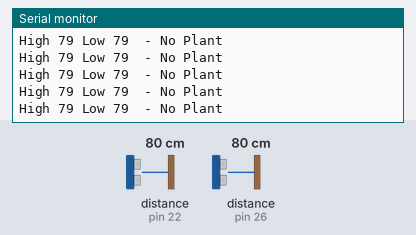
A sketch run on a simulated Arduino Mega 2560, built with avr-gcc and run on an emulated ATmega2560. On the bench: the last lines printed to the serial monitor. Wiring (inferred from the names in the program): 2 × ultrasonic range finder: trigger pin 24, echo pin 22 / trigger pin 28, echo pin 26. The inputs (shaded band) are chosen by the test bench; at power-on: distance to the obstacle (sensors on pin 26, pin 22) 80 cm. The echo pulse lasts 58.3 µs per cm.

Above: at 1.2 s.
1.3 s: distance to the obstacle (sensor on pin 26) set to 56 cm
At 1.65 s:
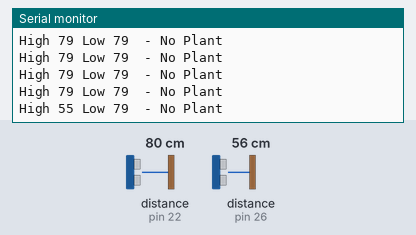
2.8 s: distance to the obstacle (sensor on pin 26) set to 45 cm
At 3.11 s:
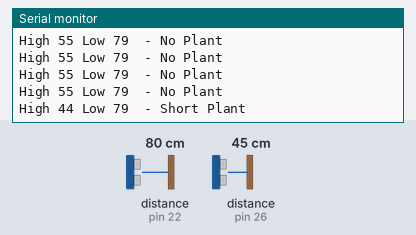
4.8 s: distance to the obstacle (sensor on pin 22) set to 54 cm
At 4.99 s:
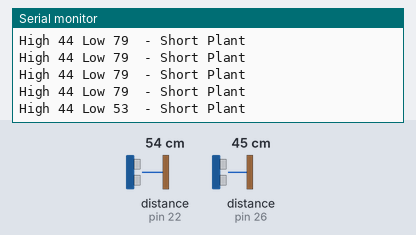
6.3 s: distance to the obstacle (sensor on pin 22) set to 46 cm
At 6.65 s:
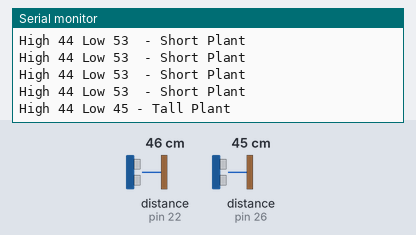

Measured:
- the behaviour switches between 51 and 50 cm on distance to the obstacle (sensor on pin 26) (found by bisection; images 1 and 2)
- the behaviour switches between 51 and 50 cm on distance to the obstacle (sensor on pin 22) (found by bisection; images 3 and 4)
- after the input at 1.3 s, the serial monitor: prints a new line after 0.19 s (image 1)
- after the input at 2.8 s, the serial monitor: prints a new line after 0.15 s (image 2)
- after the input at 4.8 s, the serial monitor: prints a new line at once (image 3)
- after the input at 6.3 s, the serial monitor: prints a new line after 0.19 s (image 4)

The sketch:

Ultrasonic_sensors_loop.ino
```cpp
//Plant height measurement loop
int trigPin1 = 28;
int echoPin1 = 26;
int trigPin2 = 24;
int echoPin2 = 22;
float v = 331.5+0.6*20; // m/s

boolean TallPlant = false;
boolean ShortPlant = false;

void setup()
{
  Serial.begin(115200);
  pinMode(trigPin1, OUTPUT);
  pinMode(echoPin1, INPUT);

  pinMode(trigPin2, OUTPUT);
  pinMode(echoPin2, INPUT);
}

float DistanceM1() {
  //Send sound pulse

digitalWrite(trigPin1, LOW);
delayMicroseconds(3);
digitalWrite(trigPin1,HIGH);
delayMicroseconds(5);
digitalWrite(trigPin1, LOW);

//listen for echo

float t1Us1 = pulseIn(echoPin1, HIGH); //microseconds
float t1 = t1Us1 / 1000.0 / 1000.0 / 2; //s
float dists = t1*v ;
return dists*100; //cm
}


float DistanceM2() {
  //Send sound pulse

digitalWrite(trigPin2, LOW);
delayMicroseconds(3);
digitalWrite(trigPin2,HIGH);
delayMicroseconds(5);
digitalWrite(trigPin2, LOW);

//listen for echo

float t2Us2 = pulseIn(echoPin2, HIGH); //microseconds
float t2 = t2Us2 / 1000.0 / 1000.0 / 2; //s
float distt = t2*v ;
return distt*100; //cm
}

int isdistsInRange(float dists)
{
	if(dists > 10 && dists < 50)
		return 1;
	return 0;
}

int isdisttInRange(float distt)
{
	if(distt > 10 && distt < 50)
		return 1;
	return 0;
}


void loop ()
{
  int dists = DistanceM1();
  int distt = DistanceM2();

  Serial.print("High ");
  Serial.print(dists,DEC);
  Serial.print(' ');
  Serial.print("Low ");
  Serial.print(distt,DEC);


 if(isdistsInRange(dists) == 1 && isdisttInRange(distt) == 1 ) //if both the top and middle Ultrasonic sensor sense the plant, it is tall
 {
  	TallPlant = true;
        ShortPlant=false;
   Serial.println(" - Tall Plant ");

 }
 else if(isdistsInRange(dists) == 1 && isdisttInRange(distt) == 0 ) //if only the middle Ultrasonic sensor senses the plant, it is short
 {
     TallPlant = false;
      ShortPlant = true;
     Serial.println("  - Short Plant ");

 }
 else
 {
   TallPlant = false;
   ShortPlant = false;
 }
 if(TallPlant == true || ShortPlant == true)
 {

 }
 else //if niether of them sense a plant the main loop of the program keeps going

 {
   TallPlant = false;
   ShortPlant = false;
    Serial.println("  - No Plant ");

 }

  delay(200); //ms
}
```
